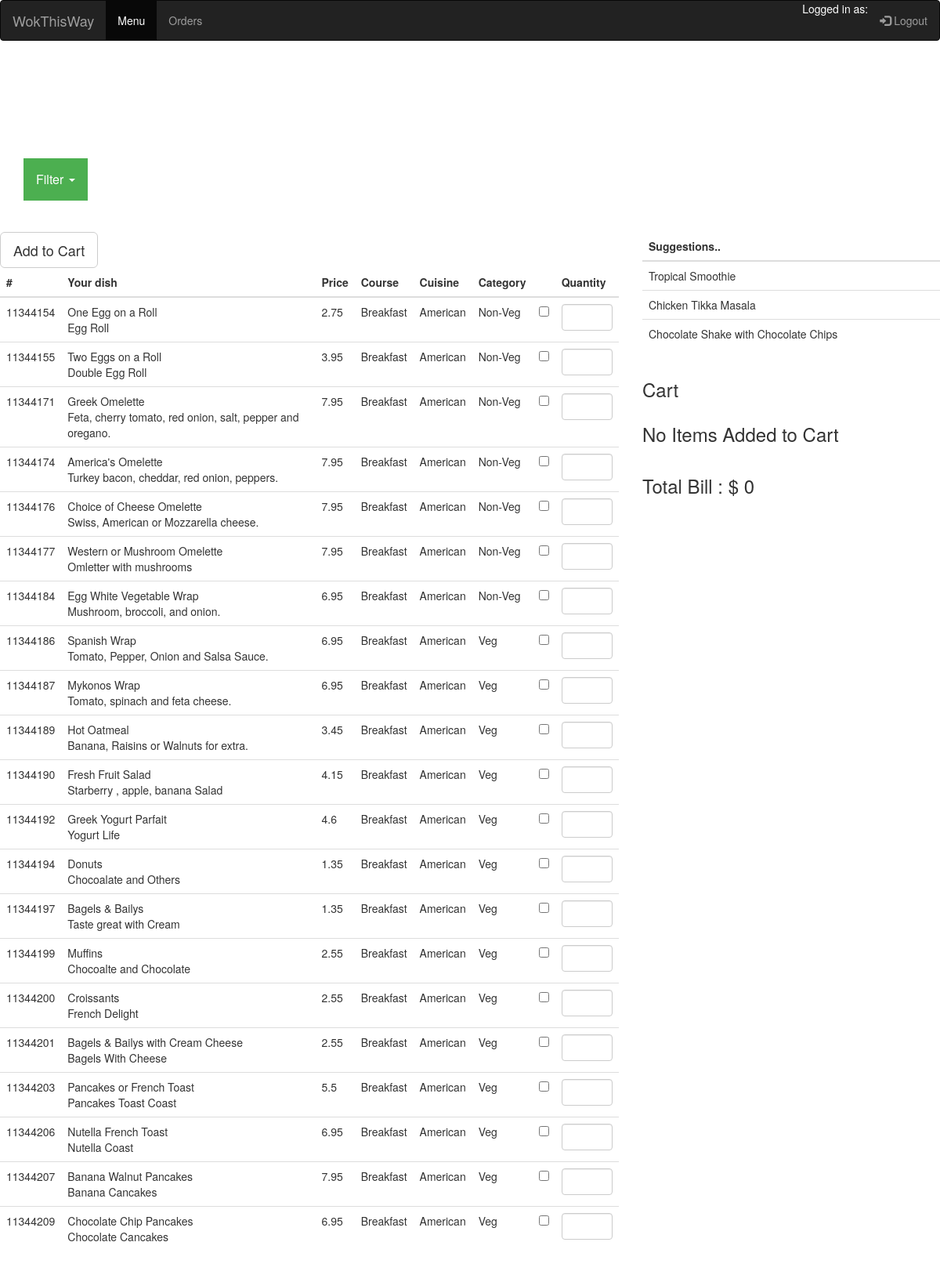
Page /american_menu/Breakfast on the earlier database version.
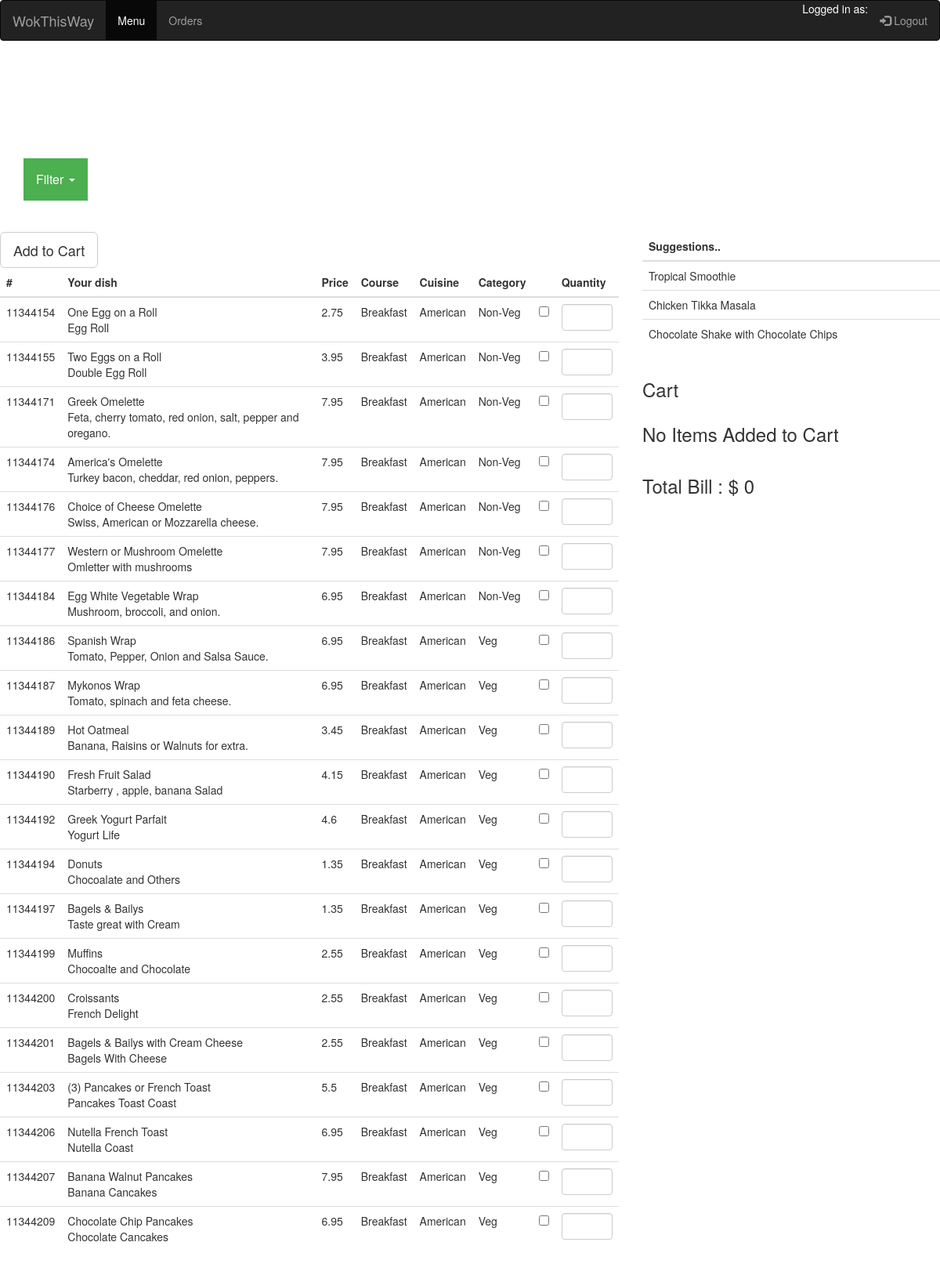
Same page on the later database version.
### restaurantmanagementsystem/models.py (models this page shows, shortened)
class Food(models.Model):
	ID=models.BigIntegerField(primary_key=True)
	name=models.CharField(max_length=50)
	description=models.CharField(max_length=300)
	price=models.FloatField()
	course=models.CharField(max_length=50)
	cuisine=models.CharField(max_length=50)
	category=models.CharField(max_length=50)

### restaurantmanagementsystem/views.py (the view)
# urls.py: url(r'^american_menu/(?P<food_course>[A-Za-z ]+)$',views.american_menu, name = 'american_menu'),
def american_menu(request,food_course):
    global cart
    food_list = Food.objects.filter(cuisine = 'American', course = food_course)
    bill = total_bill()
    return render(request,'restaurantmanagementsystem/menu.html',{'food_list':food_list,'cart':cart,'bill':bill})

### restaurantmanagementsystem/views.py (called while the page is built)
def total_bill():
    global cart
    totalprice =0
    for item in cart:
        totalprice += item.get_price()
    return totalprice

### restaurantmanagementsystem/templates/restaurantmanagementsystem/menu.html (shortened to what this page needs)
<!DOCTYPE html>
<html lang="en">
<head>
  <link rel="stylesheet" href="https://maxcdn.bootstrapcdn.com/bootstrap/3.3.7/css/bootstrap.min.css">
</head>
<body>
<nav class="navbar navbar-inverse">
  <div class="container-fluid">
    <div class="navbar-header">
      <a class="navbar-brand" href="#">WokThisWay</a>
    </div>
    <ul class="nav navbar-nav">
      <li class="active"><a href="{% url 'guest_menu_page' %}">Menu</a></li>
      <li><a href="Orders.html">Orders</a></li>
    </ul>
    <ul class="nav navbar-nav navbar-right">
      <li style="color:white">Logged in as: {{ username }}</li>
      <li><a href="{% url 'logout' %}"><span class="glyphicon glyphicon-log-in"></span> Logout</a></li>
    </ul>
  </div>
</nav>
<div class="container" text-align:center>
  <h1>Wok this Way!</h1>
  <p>One stop solution for quick meals..</p>
  <p>Easy ordering and take away system</p>
</div>
<div class="container">
  <div class="dropdown">
    <button class="dropbtn">Filter
    <span class="caret"></span></button>
  </div>
</div>
  <br><br>
<div class="row">
  <div class="col-sm-8">
    <form action="{% url 'add_to_cart'%}" method="POST">
  <div class="table-responsive">
  <table class="table table-hover">
    <thead class="thead-inverse">
      {% if food_list %}
      <tr>
        <th>#</th>
        <th>Your dish</th>
        <th>Price</th>
        <th>Course</th>
        <th>Cuisine</th>
        <th>Category</th>
		<th></th>
		<th>Quantity</th>
      </tr>
    </thead>
    <tbody>
      {% for food in food_list %}
      <tr>
        <td>{{food.ID}}</td>
        <td>{{food.name}}	<br>{{food.description}}
</td>
        <td>{{food.price}}</td>
        <td>{{food.course}}</td>
        <td>{{food.cuisine}}</td>
        <td>{{food.category}}</td>
		<td class="vcenter"><input type="checkbox" name = "food" id="{{food.ID}}" value= "{{food.ID}}"/></td>
		<td>
    <input type="number" class="form-control" name = "quantity" id="{{food.ID}}"  min="0" max="5">
		</td>
      </tr>
      {%endfor%}
    <button type="submit" class="btn btn-default btn-lg">Add to Cart</button>
    {%else%}
    <h2>NO ITEM TO SHOW<h2>
    {%endif%}
    </tbody>
  </table>
</div></form></div>
  <div class="col-sm-4">
  <div class="table-responsive">
  <table class="table table-hover">
    <thead>
      <tr><th>Suggestions..</th></tr>
	  <tr><td>Tropical Smoothie</td></tr>
	  <tr><td>Chicken Tikka Masala</td></tr>
	  <tr><td>Chocolate Shake with Chocolate Chips</td></tr>
	  </table>
  </div>
  <h3>Cart</h3>
  <form action="{% url 'cart_transaction'%}" method="POST">
  <div class="table-responsive">
  <table class="table table-hover">
    {%if cart%}
    <thead>
      <tr>
        <th>ID</th>
        <th>Name</th>
        <th>Quantity</th>
        <th>Price</th>
        <th>    </th>
      </tr>
    </thead>
    <tbody>
      {%for item in cart%}
    <tr><td>{{item.get_id}}</td>
      <td>{{item.get_name}}</td>
    <td>{{item.get_qty}}</td>
    <td>{{item.get_price}}</td>
    <td><input type="checkbox" name = "remove_check" id="" value= "{{item.get_id}}"/></td>
  </tr>
  {%endfor%}
  <tr><button type="submit" name = "order" >Order</button>
    <button type="submit" name = "remove" >Remove</button> </tr>
    </tbody>
    {%else%}
    <h3>No Items Added to Cart<h3>
    {%endif%}
    </table>
    <h3>Total Bill : $ {{bill}}<h3>
  </div>
</form>
  </div>
</div>
<br>
</body>
</html>

### restaurantmanagementsystem/templates/restaurantmanagementsystem/menu.html (style rules this page uses)
.dropbtn { background-color: #4CAF50; color: white; padding: 16px; font-size: 16px; border: none; cursor: pointer; }
.dropdown { position: relative; display: inline-block; }
body { background: url("1.jpg") no-repeat center center fixed; -webkit-background -size: cover; -moz-background-size: cover; -o-background-size: cover; background-size: cover; }
h1 { color:white }
p { color:white }
td.vcenter { vertical-align: middle; }
.table td { background-color: white !important; }
.table thead { background-color: white !important; }
input[type="checkbox"] { margin-top: 0; line-height: normal; }

Differences in the rows shown:
changed Food "Pancakes Toast Coast": name "Pancakes or French Toast" → "(3) Pancakes or French Toast"
